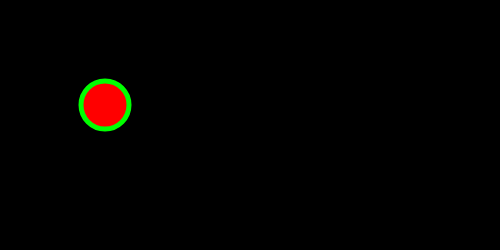
Frame 1 (no input)
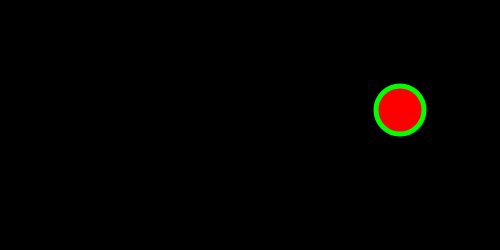
Frame 60 (no input)
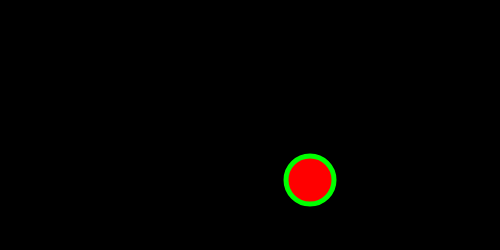
Frame 120 (the mouse pressed at the canvas centre since frame 60)

The p5.js sketch that drew these frames (run headless with seeded random() and noise() and a simulated clock; from frame 60 on, the mouse is pressed at the canvas centre):

// p5.js sketch
// ── sketch.js
//Nature of code
let position;
let velocity;

function setup() {
  createCanvas(500, 250);
  background(255);
  position = createVector(100, 100);
  velocity = createVector(5, 5);
}

function draw() {
  //redraw background
  background(0);

  position.add(velocity);

  if ((position.x > width) || (position.x < 0)) {
    velocity.x = velocity.x * -1;
  }
  if ((position.y > height) || (position.y < 0)) {
    velocity.y = velocity.y * -1;
  }

  //ball color + size
  stroke(0,  255, 0);
  strokeWeight(5);
  fill(255, 0, 0);
  ellipse(position.x, position.y, 48, 48);
}
